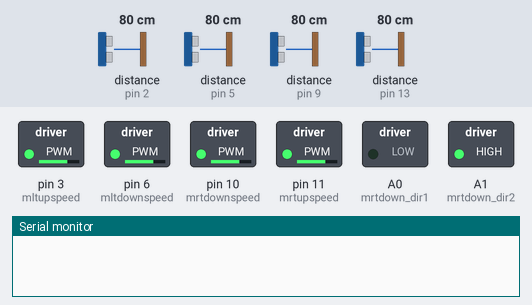
A sketch run on a simulated Arduino Uno, built with avr-gcc and run on an emulated ATmega328P. Parts: switched loads named in the sketch (green lamp = pin HIGH), the last lines printed to the serial monitor. Wiring (inferred from the names in the program): 4 × ultrasonic range finder: trigger pin 4, echo pin 2 / trigger pin 7, echo pin 5 / trigger pin 8, echo pin 9 / trigger pin 12, echo pin 13. Dashed ring = blinking. Inputs (shaded band) come from the test bench; at power-on: distance to the obstacle (sensors on pin 2, pin 5, pin 9, pin 13) 80 cm. The echo pulse lasts 58.3 µs per cm; pins used as bus, display or sensor lines are not drawn.

Above: at 1.2 s.
1.3 s: distance to the obstacle (sensor on pin 2) set to 56 cm
2.8 s: distance to the obstacle (sensor on pin 2) set to 47 cm
At 3.5 s:
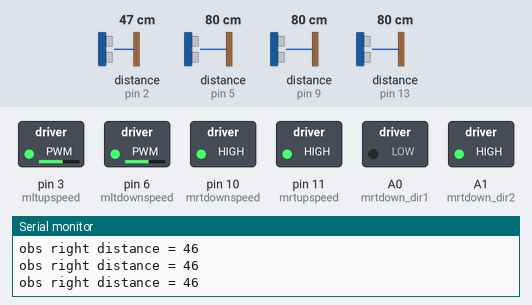
4.3 s: distance to the obstacle (sensor on pin 5) set to 54 cm
7.3 s: distance to the obstacle (sensor on pin 5) set to 48 cm
At 8.1 s:
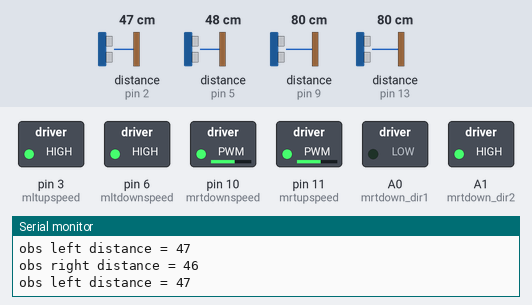
10.3 s: distance to the obstacle (sensor on pin 9) set to 18 cm
At 11.4 s:
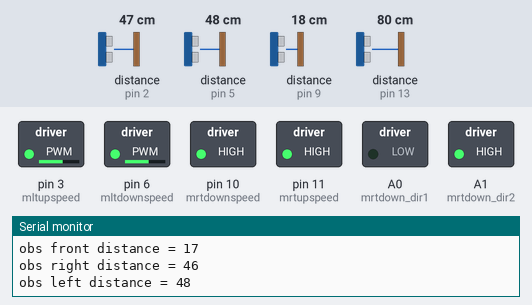
13.3 s: distance to the obstacle (sensor on pin 13) set to 2 cm
At 14.8 s:
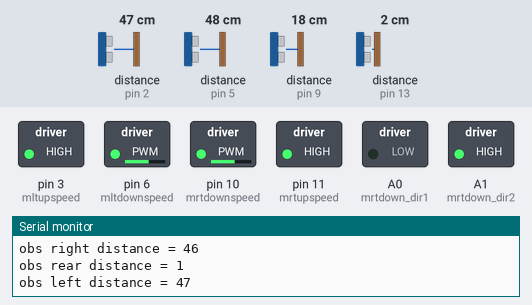
Timing chart, 0 to 63.8 s (numbered marks = the images above; inputs shaded):
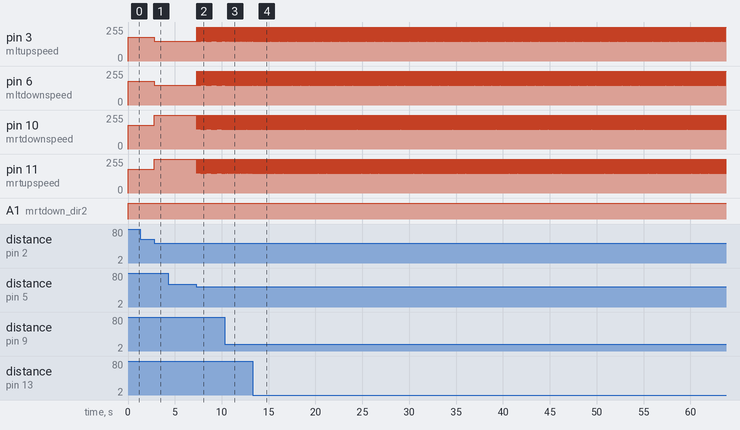

Measured:
- the behaviour switches between 52 and 51 cm on distance to the obstacle (sensor on pin 2) (found by bisection; images 0 and 1)
- the behaviour switches between 52 and 51 cm on distance to the obstacle (sensor on pin 5) (found by bisection; images 1 and 2)
- after the input at 1.3 s, every drawn part: stays the same
- after the input at 2.8 s, pin 3 (mltupspeed), pin 6 (mltdownspeed): 180/255 → 150/255 at once; pin 10 (mrtdownspeed), pin 11 (mrtupspeed): 180/255 → 255/255 at once
- after the input at 7.3 s, pin 3 (mltupspeed), pin 6 (mltdownspeed): alternates 255/255 for 0.03 s and 150/255 for 0.02 s, starting at once; pin 10 (mrtdownspeed), pin 11 (mrtupspeed): alternates 255/255 for 0.02 s and 150/255 for 0.03 s, starting at once
- after the input at 10.3 s, pin 3 (mltupspeed): alternates 255/255 for 0.05 s and 150/255 for 0.02 s, starting after 0.16 s; pin 6 (mltdownspeed): alternates 255/255 for 0.03 s and 150/255 for 0.05 s, starting after 0.19 s
- after the input at 13.3 s, pin 3 (mltupspeed), pin 10 (mrtdownspeed): alternates 255/255 for 0.05 s and 150/255 for 0.05 s, starting after 0.24 s; pin 6 (mltdownspeed), pin 11 (mrtupspeed): alternates 255/255 for 0.05 s and 150/255 for 0.05 s, starting after 0.26 s

The sketch:

obstacle_avoidance_system_for_uavs1.ino
```cpp
//click on the sensor during simulation to vary the distance of the obstacle

int dist[4] = { };
int duration[4] = { };

int mrtdownspeed = 10 ;
int mrtdown_dir1 = A0 ;
int mrtdown_dir2 = A1;

int mltupspeed = 3;
int mltup_dir1 = A1;
int mltup_dir2 = A0;

int mltdownspeed = 6;
int mltdown_dir1 = A2;
int mltdown_dir2 = A3;

int mrtupspeed = 11;
int mrtup_dir1 = A3;
int mrtup_dir2 = A2;

int trigleft = 7;
int echoleft = 5;

int trigfront = 8;
int echofront = 9;

int trigright = 4;
int echoright = 2;

int trigrear = 12;
int echorear = 13;

int trigpin[4] = {7, 8, 4, 12};
int echopin[4] = {5, 9, 2, 13};

void setup() {
  Serial.begin(9600);

  int n = 0;                             //declaring pin modes
  while (n < 4) {
    pinMode(trigpin[n], OUTPUT);
    pinMode(echopin[n], INPUT);
    n = n + 1;
  }

  pinMode(mltupspeed, OUTPUT);
  pinMode(mltup_dir1, OUTPUT);
  pinMode(mltup_dir2, OUTPUT);

  pinMode(mltdownspeed, OUTPUT);
  pinMode(mltdown_dir1, OUTPUT);
  pinMode(mltdown_dir1, OUTPUT);

  pinMode(mltdownspeed, OUTPUT);

  pinMode(mltdownspeed, OUTPUT);
}

void loop() {
  distance();
  int dleft = dist[0];
  int dfront = dist[1];
  int dright = dist[2];
  int drear = dist[3];

  if (dleft <= 50) {
    Serial.print("obs left distance = ");
    Serial.println(dleft);
    motorltup(255);
    motorltdown(255);
    motorrtup(150);
    motorrtdown(150);
  }

  if (dfront <= 50) {
    Serial.print("obs front distance = ");
    Serial.println(dfront);
    motorltup(255);
    motorrtup(255);
    motorltdown(150);
    motorrtdown(150);
  }

  if (dright <= 50) {
    Serial.print("obs right distance = ");
    Serial.println(dright);
    motorltup(150);
    motorltdown(150);
    motorrtup(255);
    motorrtdown(255);
  }

  if (drear <= 50) {
    Serial.print("obs rear distance = ");
    Serial.println(drear);
    motorltup(150);
    motorltdown(255);
    motorrtup(150);
    motorrtdown(255);
  }

  if (dfront>50 && drear>50 && dright>50 && dleft>50) {
    motorltup(180);
    motorltdown(180);
    motorrtup(180);
    motorrtdown(180);
  }

}

void distance() {
  int i = 0;
  while (i<4) {

    digitalWrite(trigpin[i], LOW);
    delayMicroseconds(10);
    digitalWrite(trigpin[i], HIGH);
    delayMicroseconds(10);
    digitalWrite(trigpin[i], LOW);

    duration[i] = pulseIn(echopin[i], HIGH);

    dist[i] = duration[i]*0.0345/2;

    i = i+1;
  }
}
void motorrtdown(int speed) {
  analogWrite(mrtdownspeed, speed);
  digitalWrite(mrtdown_dir1, LOW);
  digitalWrite(mrtdown_dir2, HIGH);
}

void motorrtup(int speed) {
  analogWrite(mrtupspeed, speed);
  digitalWrite(mrtup_dir1, HIGH);
  digitalWrite(mrtup_dir2, LOW);
}

void motorltup(int speed) {
  analogWrite(mltupspeed, speed);
  digitalWrite(mltup_dir1, HIGH);
  digitalWrite(mltup_dir2, LOW);
}

void motorltdown(int speed) {
  analogWrite(mltdownspeed, speed);
  digitalWrite(mltdown_dir1, HIGH);
  digitalWrite(mltdown_dir2, LOW);
}


   
```
